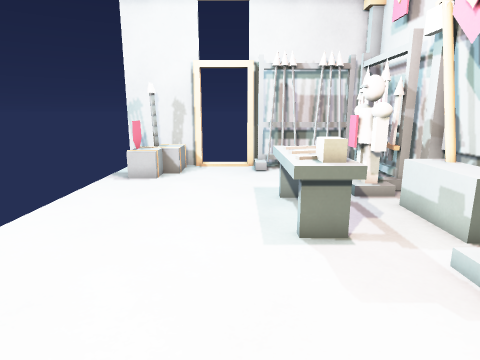
view 1 (above)

14 first-person views from a walk through a Godot game level. The camera is 1.5 m above the floor, tilts 12° down and sees 75° across. Doors that lead somewhere are drawn open, without their leaves. The floor is counted in squares, 0.5 m on a side. Each view is taken from the middle of a square. On the plan, view 1 faces up. The plan holds only what a view shows up to about 20 squares ahead; the rest is blank.

view 2
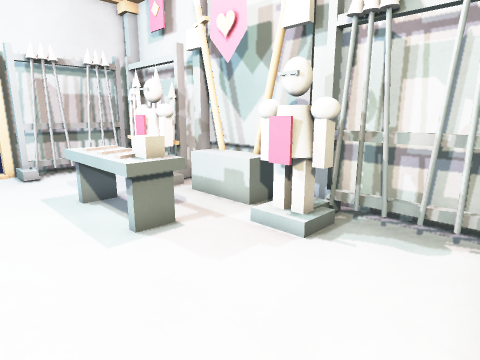

view 3
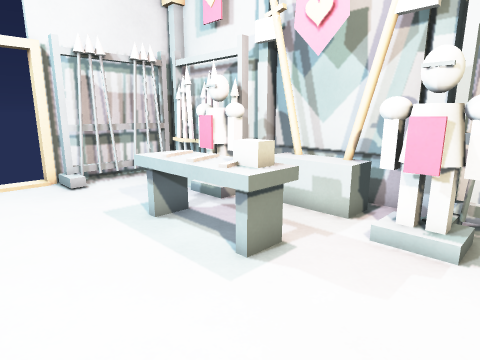

view 4
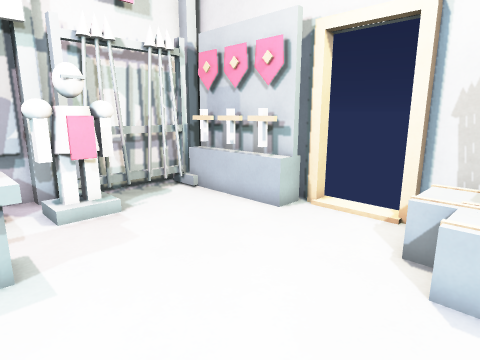

view 5
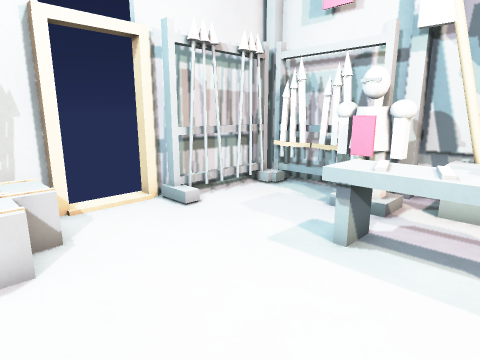

view 6
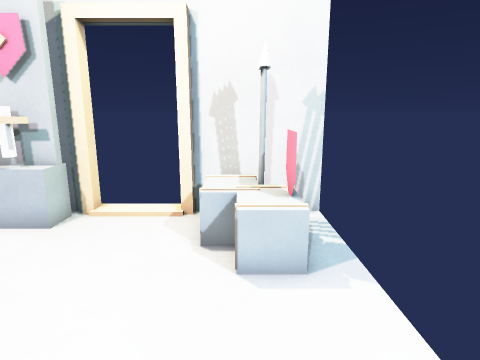

view 7
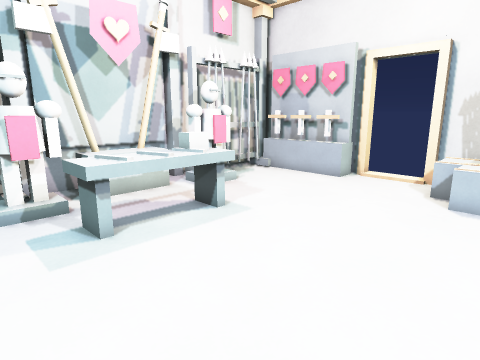

view 8
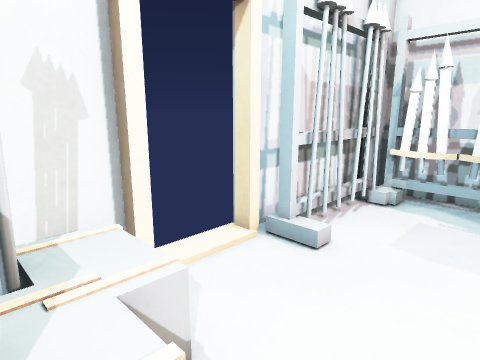

view 9
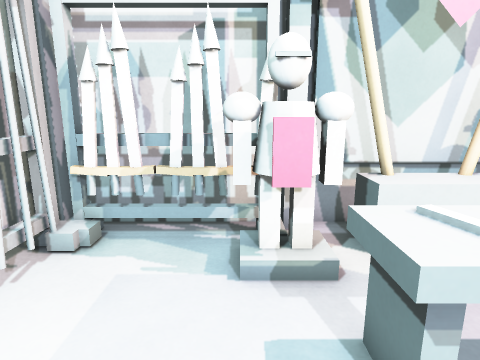

view 10
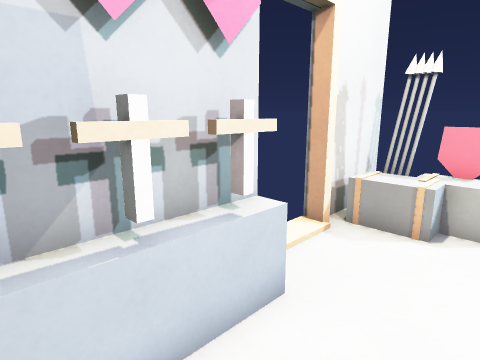

view 11
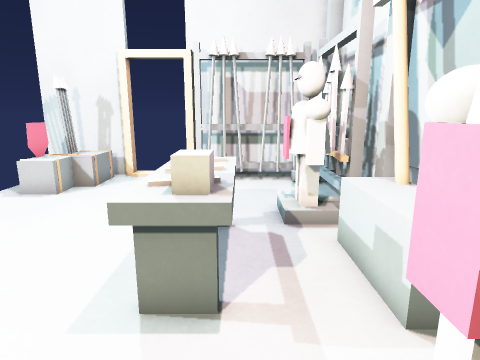

view 12
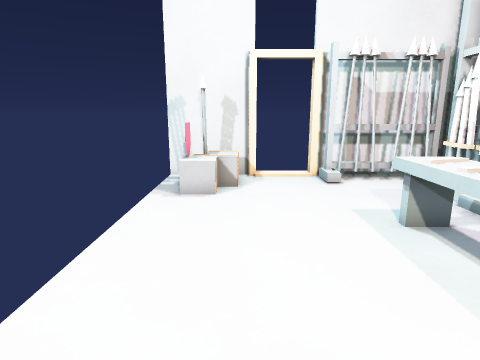

view 13
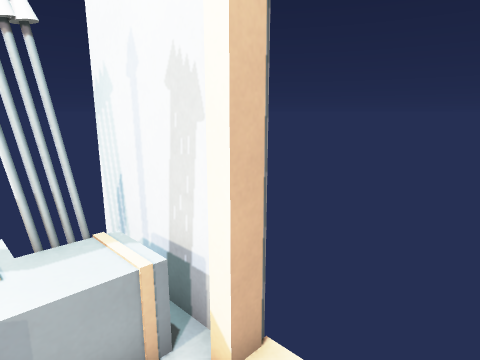

view 14
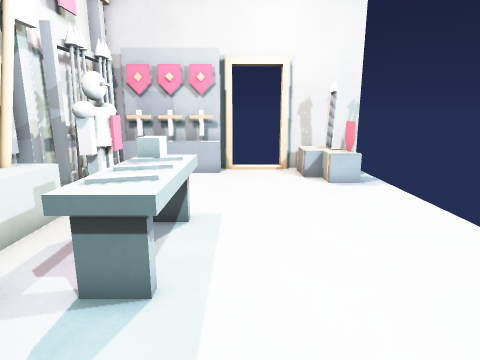

### Floor plan
Key: @ floor where view 1 was taken; # wall or solid block; x gap in a wall; . floor; D open door; = window, fence, low wall or low ledge; ^ raised ledge; S sword; C crate; B bench; H chest.
Columns run from 7 left of view 1 to 8 right of it. Each row starts with its distance up from view 1.
 19 #####DDD#
 18 ###^##.### #####
 17  .#^^...#####SS#
 16  .CC^........SS#
 15  .C=.........SS#
 14  .CC.........SS#
 13  ...........#SS#
 12  ........BBx#S##
 11  .......BBB.x.##
 10  .......BBB.HH#
  9  .......BBB.HH#
  8  .......BBB.HH#
  7  .......BBB.HH#
  6  ...........x.#
  5  ...........###
  4  ...........###
  3  .=..........#
  2  ..^.........#
  1  .x^^........#
  0  .#^^..@=#####
 -1 ###^##.#####
 -2 #####DDD#

Where each view was taken, in squares from view 1:
view 1: 0 up, 0 right, facing up
view 2: 0 up, 2 left, facing up-right
view 3: 3 up, 3 left, facing up-right
view 4: 8 up, 5 left, facing down-right
view 5: 8 up, 5 left, facing up-right
view 6: 8 up, 4 left, facing down
view 7: 14 up, 6 left, facing down-right
view 8: 13 up, 5 left, facing up-right
view 9: 13 up, 1 left, facing right
view 10: 3 up, 5 right, facing down-left
view 11: 3 up, 3 right, facing up
view 12: 3 up, 3 left, facing up
view 13: 16 up, 0 right, facing up-left
view 14: 16 up, 0 right, facing down
